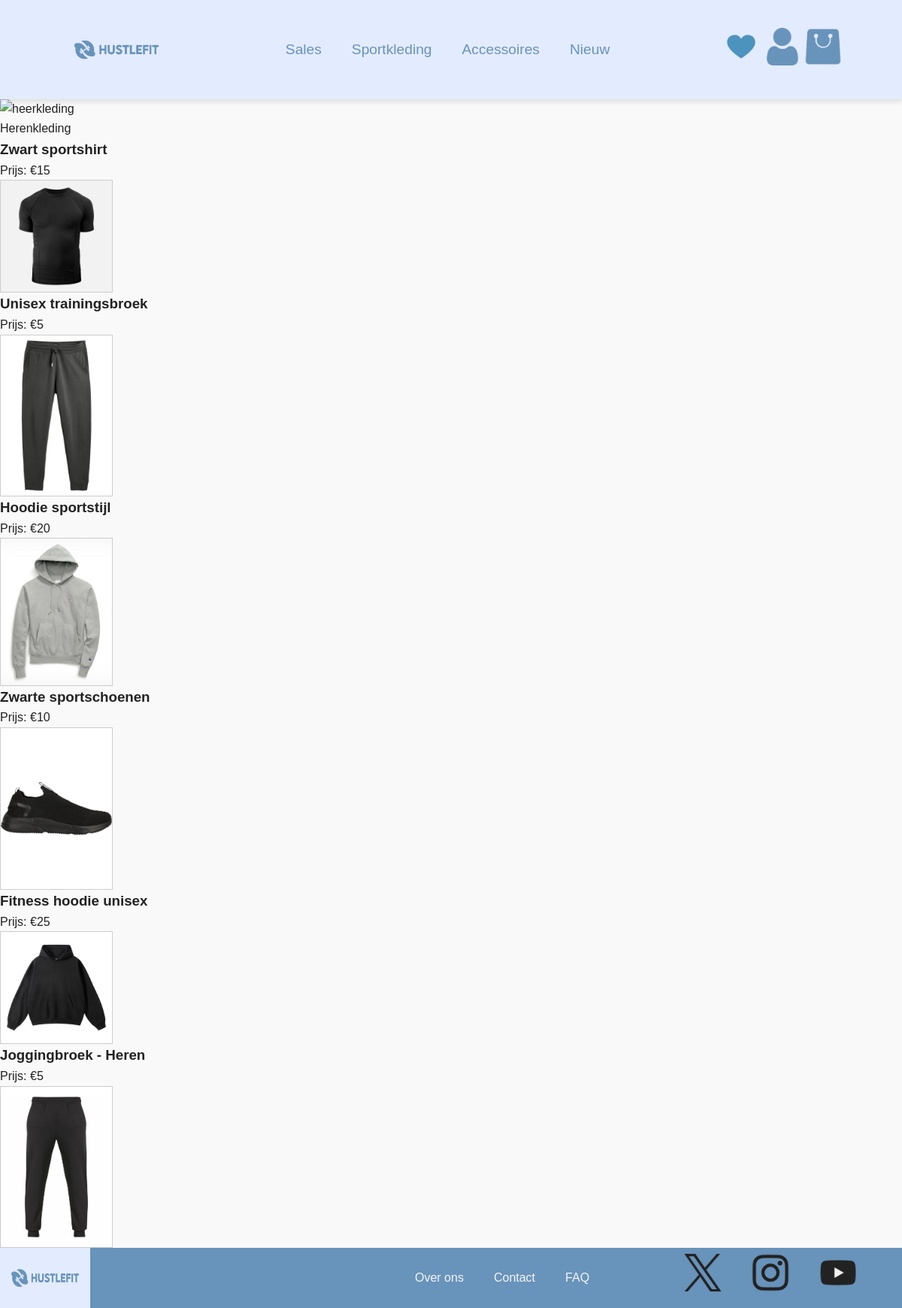
The app's page /netux_herenpagina.php with its own data.
### tables this page shows
CREATE TABLE `product` (
  `IDproduct` int(5) NOT NULL,
  `IDleverancier` int(5) NOT NULL,
  `ID_categorie` int(5) NOT NULL,
  `naam_product` varchar(50) NOT NULL,
  `prijs_product` int(50) NOT NULL,
  `afbeelding_product` varchar(150) NOT NULL
);

### netux_herenpagina.php (the view, shortened to what this page needs)
<?php
$servername = "localhost";
$username = "root";
$password = "";
$dbname = "nexus";
$conn = new mysqli($servername, $username, $password, $dbname);
?>
<html>
<!DOCTYPE html>
<html lang="en">
<head>
    <link rel="stylesheet" href="Netux.css">
</head>
<body>
    <nav class="navbar">
        <div id="logo">
            <img src="Fotos/Hustlefit logo(1).jpg" alt="Logo">
        </div>
        <ul class="navbar-menu">
            <li><a href="#">Sales</a></li>
            <li><a href="#">Sportkleding</a></li>
            <li><a href="#">Accessoires</a></li>
            <li><a href="#">Nieuw</a></li>
        </ul>
        <div class="logos">
            <img src="Fotos/heart-removebg-preview.png" alt="favorieten" id="favorite_homepage" width="50px" height="50px">
            <img src="Fotos/user_1077114__1_-removebg-preview.png" alt="gebruiker" id="user_homepage" width="50px" height="50px">
            <img src="Fotos/bag_3502696-removebg-preview.png" alt="shoppingcart" id="shoppingcart_homepage" width="50px" height="50px">
        </div>
    </nav>
    <section class="header-hustlefit-heren">
        <div class="heerkleding-box">
        <img src="Fotos/bandan-mohammed-JqCMxXa3z9Q-unsplash.jpg" alt="heerkleding" id="heerkledingheader">
        <p id="herenkleding">Herenkleding</p>
         </div>
    </section>
<div class="producten-container">
    </html>
<?php
    $sql = "SELECT p.* FROM product p
    JOIN categorie c ON p.ID_categorie = c.ID_categorie
    WHERE c.categorie_naam = 'mannen'";
    $result = $conn->query($sql);
if ($result->num_rows > 0) {
    echo "<div class='producten-lijst'>";
    while($row = $result->fetch_assoc()) {
        $productNaam = htmlspecialchars($row["naam_product"]);
        $productPrijs = htmlspecialchars($row["prijs_product"]);
        $productAfbeelding = htmlspecialchars($row["afbeelding_product"]);
        if (!empty($productAfbeelding)) {
            $isExternal = (strpos($productAfbeelding, 'http') === 0);
            $imgSrc = $isExternal ? $productAfbeelding : "Fotos/" . $productAfbeelding;
        } else {
            $imgSrc = "Fotos/placeholder.jpg";
        }
        echo "<div class='product'>";
        echo "<h3>{$productNaam}</h3>";
        echo "<p>Prijs: €{$productPrijs}</p>";
        echo "<img src='{$imgSrc}' alt='Product afbeelding' style='width: 150px; height: auto; border: 1px solid #ccc;'>";
        echo "</div>";
    }
    echo "</div>";
} else {
    echo "Geen producten gevonden.";
}
?>
<html>
        <section class="footer-hustlefit-homepage">
        <img src="Fotos/Hustlefit logo(1).jpg" alt="Hustlefit" id="hustlefitlogo">
        <div class="footeritems-hustlefit">
            <ul>
        <li>Over ons</li>
        <li>Contact</li>
        <li>FAQ</li>
        </ul>
        </div>
        <div class="sociaalmedia-footer">
        <ul>
        <li><img src="Fotos/x.png" alt="X" width="50px" height="50px"></li>
        <li><img src="Fotos/instagramlogohustlefit.png" alt="Instagram" width="50px" height="50px"></li>
        <li><img src="Fotos/youtubelogohustlefit.png" alt="YouTube" width="50px" height="50px"></li>
        </ul>
        </div>
    </section>
</body>
</html>
</body>
</html>

### Netux.css (style rules this page uses)
* { margin: 0; padding: 0; box-sizing: border-box; font-family: 'Arial', sans-serif; }
body { line-height: 1.6; color: #222222; background-color: #F9F9F9; }
.navbar { display: flex; justify-content: space-between; align-items: center; padding: 1.5rem 5rem; background-color: #E3EBFF; box-shadow: 0 4px 6px rgba(0, 0, 0, 0.1); }
#logo img { width: 150px; height: auto; }
.navbar-menu { display: flex; gap: 2.5rem; justify-content: center; flex-grow: 1; }
.navbar-menu li { list-style: none; }
.navbar-menu a { color: #6893BA; font-size: 1.2em; font-weight: 500; transition: color 0.3s ease; text-decoration: none; font-family: 'lemonmilkregular', sans-serif; }
.footer-hustlefit-homepage { background-color: #6893BA; list-style-type: none; display: flex; font-size: 1em; margin-top:auto; }
#hustlefitlogo { width: 10vw; height: 10vh; }
.footeritems-hustlefit { font-family: 'lemonmilkregular', sans-serif; display: flex; gap: 5vh; padding: 0; color: #F5F5F5; list-style-type: none; align-items: center; }
.footeritems-hustlefit ul { display: flex; gap: 5vh; padding: 0; list-style-type: none; margin: 0; margin-left: 27em; }
.footeritems-hustlefit li { font-family: 'lemonmilkregular', sans-serif; color: #F5F5F5; list-style-type: none; margin: 0; }
.sociaalmedia-footer { display: flex; gap: 2vw; margin-left: 28vw; margin-top: 1vh; }
.sociaalmedia-footer { display: flex; gap: 1.5vw; justify-content: center; margin-top: 1vh; position: absolute; right: 5%; }
.sociaalmedia-footer img { width: 50px; height: 50px; transition: transform 0.3s ease-in-out; }
.sociaalmedia-footer ul { display: flex; gap: 5vh; list-style-type: none; padding: 0; margin: 0; }

### records on screen
product: naam_product "Zwart sportshirt", prijs_product "15", afbeelding_product (picture)
product: naam_product "Unisex trainingsbroek", prijs_product "5", afbeelding_product (picture)
product: naam_product "Hoodie sportstijl", prijs_product "20", afbeelding_product (picture)
product: naam_product "Zwarte sportschoenen", prijs_product "10", afbeelding_product (picture)
product: naam_product "Fitness hoodie unisex", prijs_product "25", afbeelding_product (picture)
product: naam_product "Joggingbroek - Heren", prijs_product "5", afbeelding_product (picture)
